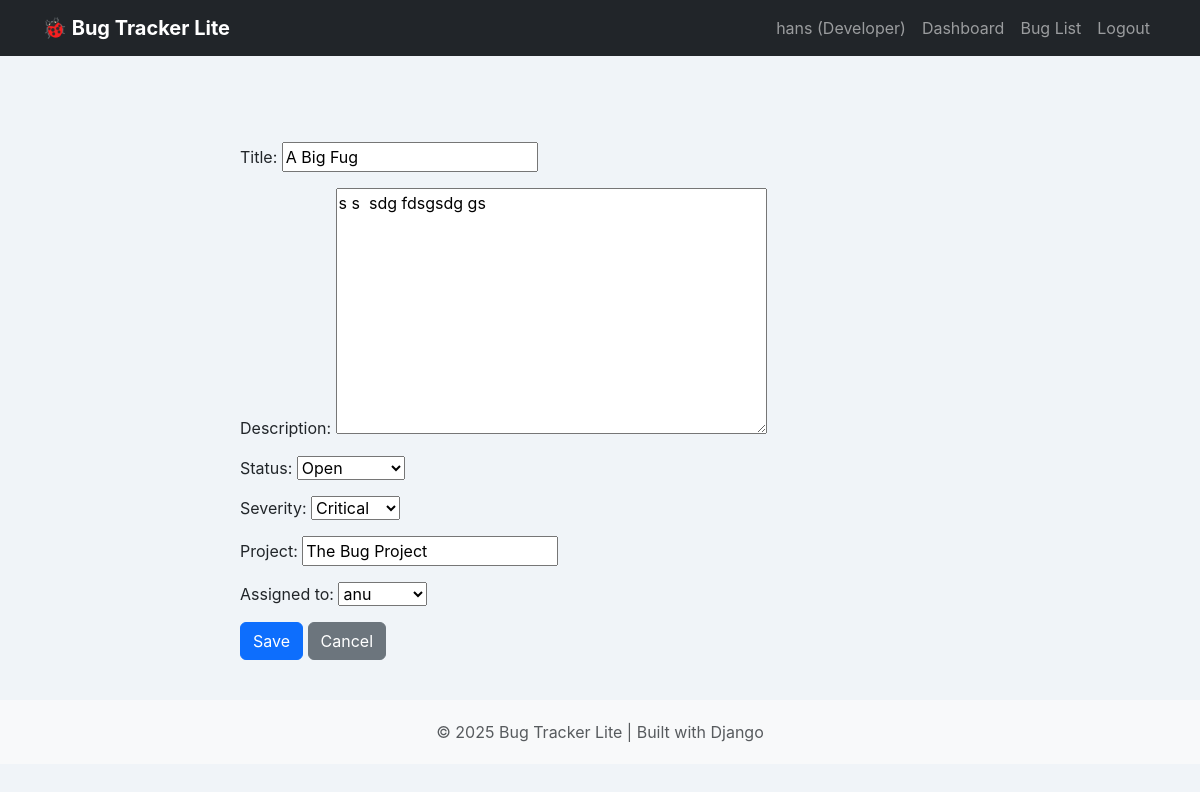
/bug_update/9/ (signed in), run on an earlier commit of the app's database.
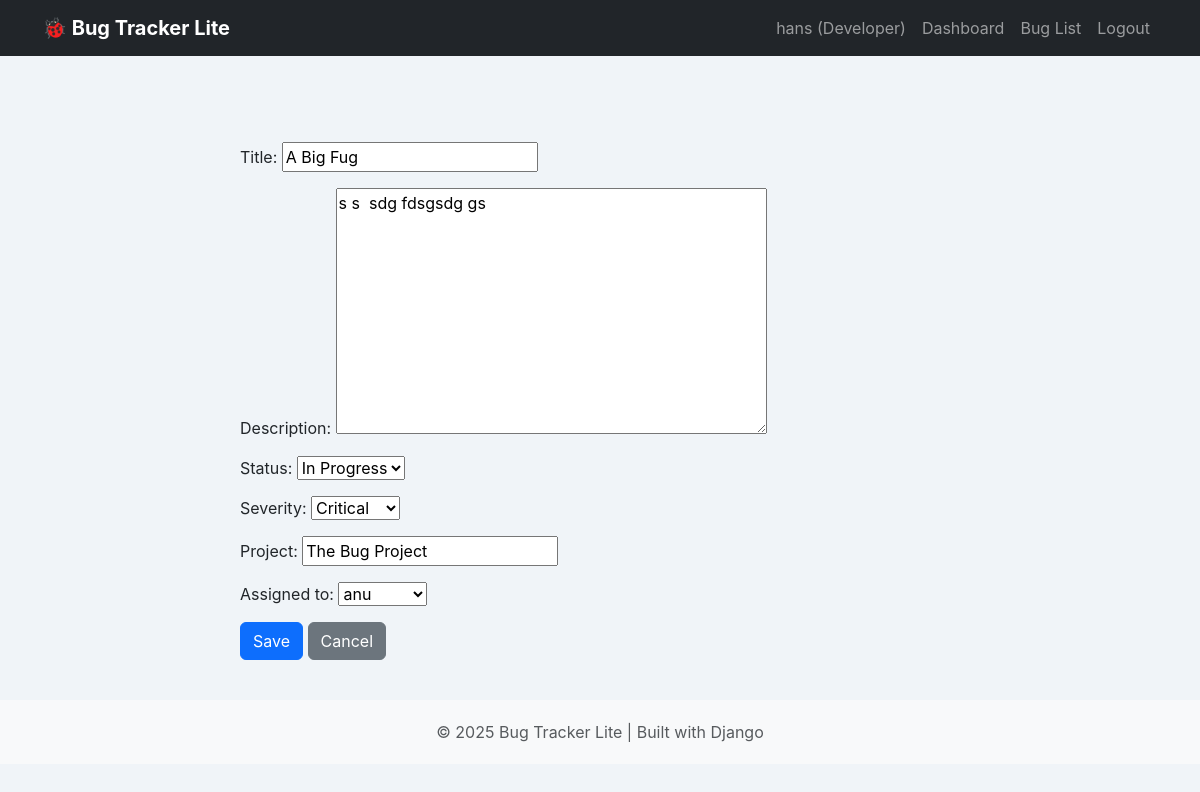
And on a later commit of the database.
### bugs/models.py (models this page shows, shortened)
class BugReport(models.Model):
    STATUS_CHOICES = [
        ('Open', 'Open'),
        ('In Progress', 'In Progress'),
        ('Resolved', 'Resolved'),
    ]
    SEVERITY_CHOICES = [
        ('Low', 'Low'),
        ('Medium', 'Medium'),
        ('High', 'High'),
        ('Critical', 'Critical'),
    ]
    title = models.CharField(max_length=200)
    description = models.TextField()
    status = models.CharField(max_length=15, choices=STATUS_CHOICES, default='Open')
    severity = models.CharField(max_length=10, choices=SEVERITY_CHOICES)
    project = models.CharField(max_length=100)
    assigned_to = models.ForeignKey(User, on_delete=models.SET_NULL, null=True, blank=True)
    reporter = models.ForeignKey(User, on_delete=models.CASCADE, default=get_default_reporter, related_name='reported_bugs')
    created_at = models.DateTimeField(auto_now_add=True)

### bugs/views.py (the view)
# urls.py: path('bug_update/<int:pk>/', views.bug_update, name='bug_update'),
@login_required
def bug_update(request, pk):
    bug = get_object_or_404(BugReport, pk=pk)
    form = BugReportForm(request.POST or None, instance=bug)
    if form.is_valid():
        form.save()
        return redirect('bug_list')
    return render(request, 'bugs/bug_form.html', {'form': form})

### bugs/forms.py
class BugReportForm(forms.ModelForm):
    class Meta:
        model = BugReport
        fields = ['title', 'description', 'status', 'severity', 'project', 'assigned_to']

### templates/bugs/bug_form.html (shortened to what this page needs)
{% extends 'base.html' %}
{% block content %}
<div class="container mt-5 col-md-8">
    <form method="post">
        {{ form.as_p }}
        <button type="submit" class="btn btn-primary">Save</button>
        <a href="{% url 'bug_list' %}" class="btn btn-secondary">Cancel</a>
    </form>
</div>
{% endblock %}

What changed in the data, as far as the page shows it:
changed BugReport "A Big Fug": status "Open" → "In Progress"
